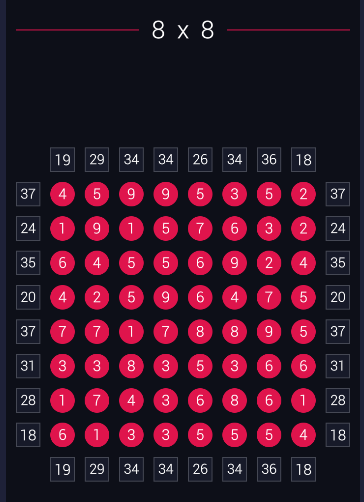
#> input picture rullo_8.png, 364 x 502 px
$ python read_num_from_img.py   (older library calls are emulated)
#> lines starting #> are read from the running program, lines starting #| are printed output that depends on the picture
# -*- coding: utf-8 -*-
"""
Created on Wed Apr 11 15:01:35 2018

@author: Nattawut Vejkanchana
"""


from PIL import Image
import pytesseract
pytesseract.pytesseract.tesseract_cmd = 'C:/Program Files (x86)/Tesseract-OCR/tesseract'

#load
img = Image.open("rullo_8.png")
#> img is the input picture: PIL image 364x502 RGBA; mean R, G, B, A 52.8, 22.4, 39.6, 255
img = img.convert("RGB")
#> img: PIL image 364x502 RGB

#zoom
basewidth = 5000
img = Image.open("rullo_8.png")
wpercent = (basewidth / float(img.size[0]))
#> wpercent = 13.74
hsize = int((float(img.size[1]) * float(wpercent)))
#> hsize = 6895

img = img.resize((basewidth, hsize), Image.ANTIALIAS)
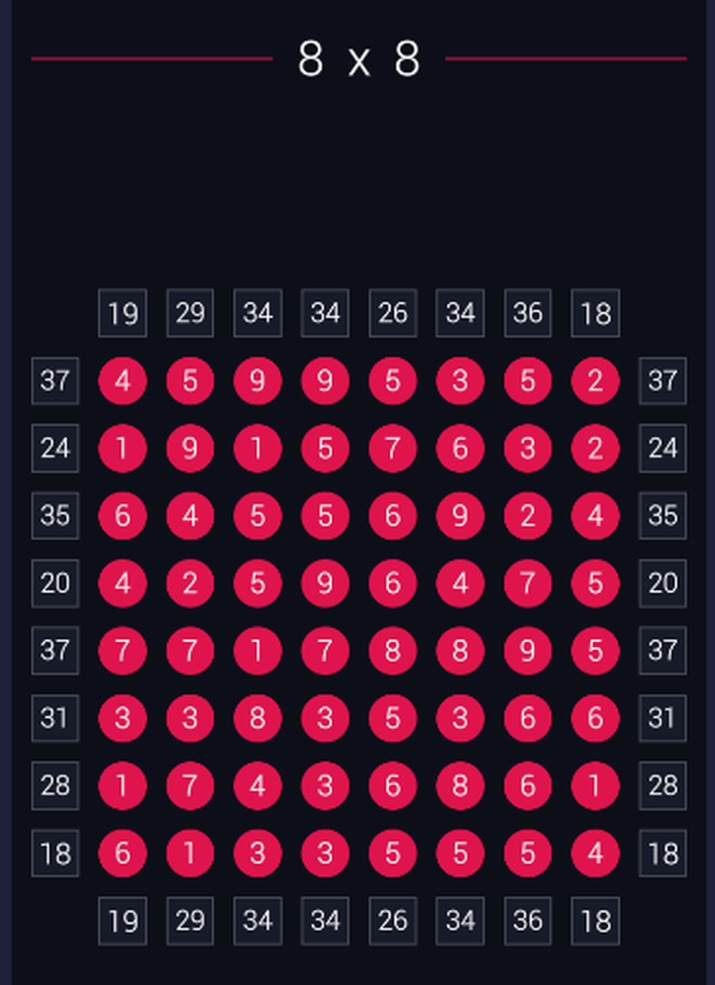
#> img: PIL image 5000x6895 RGBA (shown at 1/7 size); mean R, G, B, A 52.8, 22.4, 39.6, 255

#change color
pixdata = img.load()

width, height = img.size
#> width = 5000; height = 6895
for y in range(height):
    for x in range(width):
        if (pixdata[x, y][0] >= 100 and pixdata[x, y][1] >= 100 and pixdata[x, y][2] >= 100):
            pixdata[x, y] = (0, 0, 0)
        else:
            pixdata[x, y] = (255, 255, 255)


#crop
h = int(height/8)
#> h = 861
crop_img = img.crop((0, h, width, h*2))
#> crop_img: PIL image 5000x861 RGBA; every value is 255

#crop again
w = int(width/8)
#> w = 625
crop_img2 = img.crop((w+200, h+100, w*2-100, h*2-100))
#> crop_img2: PIL image 325x661 RGBA; every value is 255

#read
print(pytesseract.image_to_string(crop_img, config='-psm 6'))
#> (this line was passed over: pytesseract is not available in this run)
crop_img.save("small_crop.png", "PNG")

crop_img2 = Image.open("small_crop.png")

#all digits

print(pytesseract.image_to_string(img, config='-psm 6'))
#> (this line was passed over: pytesseract is not available in this run)
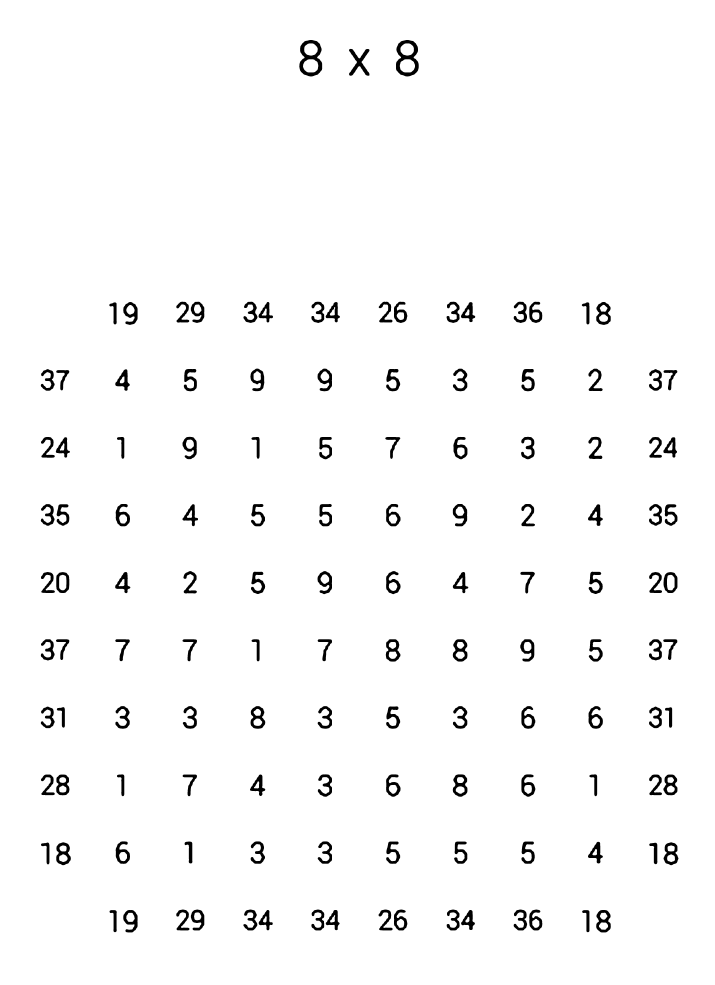
#> img: PIL image 5000x6895 RGBA (shown at 1/7 size); mean R, G, B, A 248.7, 248.7, 248.7, 255
